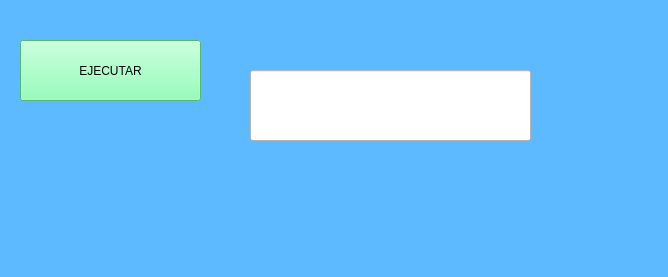
<?xml version="1.0" encoding="UTF-8"?>
<ui version="4.0">
 <class>MainWindow</class>
 <widget class="QMainWindow" name="MainWindow">
  <property name="geometry">
   <rect>
    <x>0</x>
    <y>0</y>
    <width>668</width>
    <height>277</height>
   </rect>
  </property>
  <property name="windowTitle">
   <string>MainWindow</string>
  </property>
  <property name="styleSheet">
   <string notr="true">background-color: rgb(93, 186, 255);</string>
  </property>
  <widget class="QWidget" name="centralwidget">
   <widget class="QPushButton" name="btn_ejecutar">
    <property name="geometry">
     <rect>
      <x>20</x>
      <y>40</y>
      <width>181</width>
      <height>61</height>
     </rect>
    </property>
    <property name="styleSheet">
     <string notr="true">background-color: rgb(118, 255, 166);</string>
    </property>
    <property name="text">
     <string>EJECUTAR</string>
    </property>
   </widget>
   <widget class="QLineEdit" name="txt_valor">
    <property name="geometry">
     <rect>
      <x>250</x>
      <y>70</y>
      <width>281</width>
      <height>71</height>
     </rect>
    </property>
    <property name="styleSheet">
     <string notr="true">background-color: rgb(255, 255, 255);</string>
    </property>
   </widget>
  </widget>
  <widget class="QMenuBar" name="menubar">
   <property name="geometry">
    <rect>
     <x>0</x>
     <y>0</y>
     <width>668</width>
     <height>24</height>
    </rect>
   </property>
  </widget>
  <widget class="QStatusBar" name="statusbar"/>
 </widget>
 <resources/>
 <connections/>
</ui>
